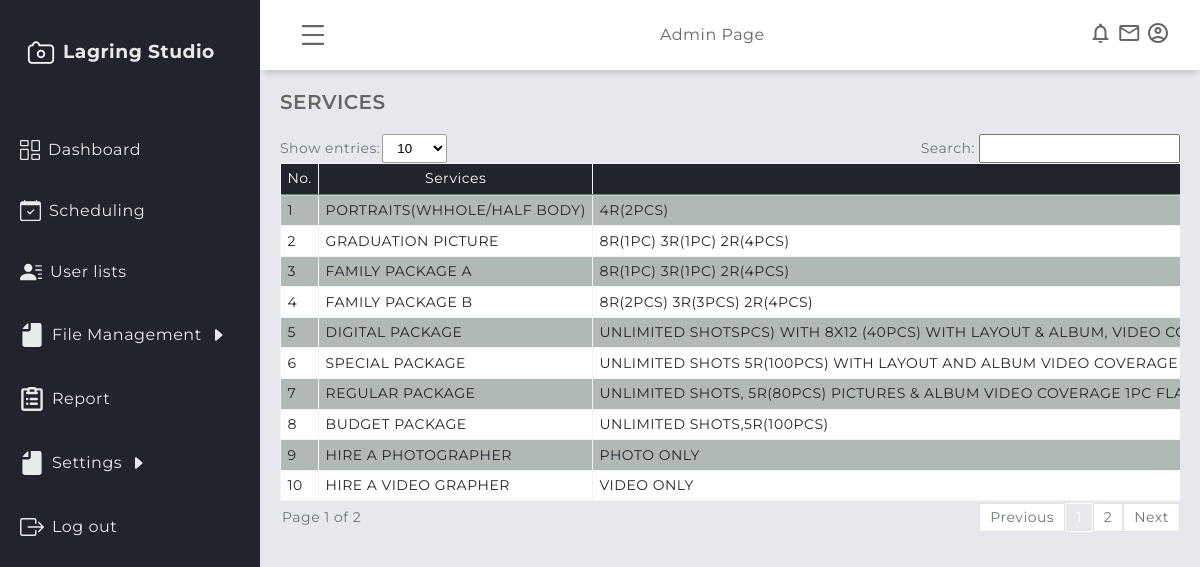
The page /user/services.php (signed in) on the database its author committed.
### tables this page shows
CREATE TABLE IF NOT EXISTS `services` (
  `service_id` int NOT NULL AUTO_INCREMENT,
  `service_name` varchar(250) NOT NULL,
  `service_image` varchar(255) NOT NULL,
  `service_description` varchar(500) NOT NULL,
  `service_type` varchar(200) NOT NULL,
  `service_price` int DEFAULT NULL,
  `service_date_added` datetime NOT NULL DEFAULT CURRENT_TIMESTAMP,
  `archived_flag` int NOT NULL DEFAULT '1',
  PRIMARY KEY (`service_id`)
);

### user/services.php (the view, shortened to what this page needs)
<?php
   include('session.php');
?>
<!DOCTYPE html>
<html lang="en">
    <head>
        <link rel="stylesheet" href="../assets/global/css/design.css" />
        <link rel="stylesheet" href="../assets/global/css/table.css" />
        <link rel="stylesheet" href="../assets/global/css/global.css" />
        <link rel="stylesheet" href="../assets/admin/css/dashboardcontainer.css" />
    </head>
    <body>
        <?php require "header/header.php"?>
        <?php require "navigation/sidebar.php"?>
        <main class="main-container">
            <div class="main-title">
                <p class="font-weight-bold">SERVICES</p>
            </div>
        <div class= "showAndSearch  text-secondary align-items-center mb-1">
                        <div class= "align-items-center">
                            <label >Show entries:</label>
                            <select id="entriesPerPage">
                                <option value="10">10</option>
                            </select>
                        </div>
                        <div class= "align-items-center">
                            <label for="searchInput" class="pr-1" >Search:</label>
                            <div style="position: relative;">
                                <input type="text" id="searchInput" >
                            </div>
                        </div>
                        <div id="table1" class="table-group-container active">
                            <table id="table1" class="table table-striped table-bordered w-100">
                                <thead>
                                    <tr>
                                        <th>No.</th>
                                        <th>Services</th>
                                        <th>Description</th>
                                    </tr>
                                </thead>
                                <tbody>
<?php
                                    $i = 1;
                                    $sql = mysqli_query($connection, "SELECT * FROM services") or die(mysqli_error($connection));
                                    if (mysqli_num_rows($sql) > 0) {
                                    while ($row = mysqli_fetch_array($sql)) {
                                        $sername = $row['service_name'];
                                        $serdesc = $row['service_description'];
                                    ?>
                                    <tr>
                                        <td><?php echo $i++ ?></td>
                                        <td><?php echo strtoupper($sername);?></td>
                                        <td><?php echo strtoupper($serdesc);?></td>
                                    </tr>
                                    <?php
                                    }}
                                    else {echo '<tr><td colspan="4" style="text-align: center;">No records found.</td></tr>';}
                                ?>
                                </tbody>
                            </table>
                        </div>
                        <div class="pagination-container">
                            <div id="pagination-label"></div>
                            <div id="pagination" class="pagination"></div>
                        </div>
                    </div>
            </main>
    </body>
</html>

### assets/global/css/design.css (style rules this page uses)
:root { --blue1: rgba(36, 175, 242); --blue2: rgba(7, 164, 241); --blue3: rgba(23, 147, 217); --blue4: rgba(4, 127, 204); --blue5: rgba(30,144,255); --light_blue: rgba(63, 194, 250); --dim_blue: rgba(137, 192, 223); --dark_blue: rgba(30, 70, 139); --gray: rgba(208, 216, 227); --dark_gray: rgba(141, 164, 196); --dirty_white: rgba(244, 244, 244); --red: rgba(254, 0, 0); --maroon: rgba(154, 0, 0); }
* { margin: 0; padding: 0; box-sizing: border-box; }
body { font-family: "Montserrat", sans-serif; letter-spacing: 0.5px; line-height: 1.2; scrollbar-color: smooth; background-color: #e6e8ed; color: #666666; }
.font-weight-bold { font-weight: 600; }

### assets/global/css/table.css (style rules this page uses)
.table { width: 100%; margin-bottom: 2px; color: #212529; border-collapse: collapse; white-space: nowrap; }
.table th, .table td { padding: 0.4rem; align-items: center; border-top: 1px solid #cafaca77; }
.table thead th { vertical-align: bottom; border-bottom: 2px solid #cafaca77; background-color: #21232d; color: white; font-weight: normal; text-align: center; }
#table1 tbody tr:nth-child(odd) { background-color: #73847377; }
#table1 tbody tr:nth-child(even) { background-color: #ffffff; }
.table-bordered { border: 1px solid #cafaca77; }
.table-bordered th, .table-bordered td { border: 1px solid hsl(0, 0%, 95%); }
.table-bordered thead th, .table-bordered thead td { border-bottom-width: 2px; }
.table-striped tbody tr { background-color: rgba(0, 0, 0, 0.1); }
#entriesPerPage { background-color: white; border: 1px solid rgb(158, 158, 158); border-radius: 2px; padding: 5px 10px; align-items: center; margin-left: 2px; outline: none; }
#searchInput { padding: 5px 10px; outline: none; }
.showAndSearch { display: flex; justify-content: space-between; flex-wrap: wrap; font-size: 14px; margin-bottom: 10px; }
.pagination-container { display: flex; justify-content: space-between; align-items: center; font-size: 14px; width: 100%; }
#pagination-label { color: #6c757d; padding-left: 2px; }
.pagination { display: flex; align-items: center; }
.table-group-container { display: none; overflow-x: auto; }
.table-group-container.active { display: block; width: 100%; }

### assets/global/css/global.css (style rules this page uses)
.mb-1 { margin-bottom: 0.25rem; }
.pr-1 { padding-right: 0.25rem; }
.text-secondary { color: #6c757d !important; }
* { margin: 0; padding: 0; box-sizing: border-box; }
.w-100 { width: 100% !important; }
.align-items-center { display: flex; align-items: center; }

### assets/admin/css/dashboardcontainer.css (style rules this page uses)
.main-container { margin-top: 70px; margin-left: 260px; padding: 1.25rem; min-height: calc(100vh - 70px); transition: all 0.5s; -webkit-transition: all 0.5s; z-index: 8; }
.main-title { margin: 0 0 1.25rem 0; }
.main-title p { font-size: 1.25rem; }

### rows shown on the page
services: service_name "PORTRAITS(WHHOLE/HALF BODY)", service_description "4R(2PCS)"
services: service_name "GRADUATION PICTURE", service_description "8R(1PC) 3R(1PC) 2R(4PCS)"
services: service_name "FAMILY PACKAGE A", service_description "8R(1PC) 3R(1PC) 2R(4PCS)"
services: service_name "FAMILY PACKAGE B", service_description "8R(2PCS) 3R(3PCS) 2R(4PCS)"
services: service_name "DIGITAL PACKAGE", service_description "UNLIMITED SHOTSPCS) WITH 8X12 (40PCS) WITH LAYOUT & ALBUM, VIDEO…"
services: service_name "SPECIAL PACKAGE", service_description "UNLIMITED SHOTS 5R(100PCS) WITH LAYOUT AND ALBUM VIDEO COVERAGE…"
services: service_name "REGULAR PACKAGE", service_description "UNLIMITED SHOTS, 5R(80PCS) PICTURES & ALBUM VIDEO COVERAGE 1PC…"
services: service_name "BUDGET PACKAGE", service_description "UNLIMITED SHOTS,5R(100PCS)"
services: service_name "HIRE A PHOTOGRAPHER", service_description "PHOTO ONLY"
services: service_name "HIRE A VIDEO GRAPHER", service_description "VIDEO ONLY"
